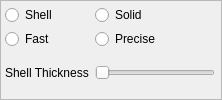
<widget class="QFrame" name="panelRenderControls" native="true">
 <property name="sizePolicy"><sizepolicy hsizetype="Preferred" vsizetype="Fixed"><horstretch>0</horstretch><verstretch>0</verstretch></sizepolicy></property>
 <property name="frameShape"><enum>QFrame::Shape::StyledPanel</enum></property>
 <layout class="QGridLayout" name="gridRenderControls">
 <property name="leftMargin"><number>4</number></property>
 <property name="topMargin"><number>2</number></property>
 <property name="rightMargin"><number>6</number></property>
 <property name="bottomMargin"><number>2</number></property>
 <property name="horizontalSpacing"><number>6</number></property>
 <property name="verticalSpacing"><number>2</number></property>
<item row="0" column="0"><widget class="QRadioButton" name="radioShell"><property name="text"><string>Shell</string></property><property name="sizePolicy"><sizepolicy hsizetype="Preferred" vsizetype="Fixed"><horstretch>1</horstretch><verstretch>0</verstretch></sizepolicy></property></widget></item><item row="0" column="1"><widget class="QRadioButton" name="radioSolid"><property name="text"><string>Solid</string></property><property name="sizePolicy"><sizepolicy hsizetype="Preferred" vsizetype="Fixed"><horstretch>1</horstretch><verstretch>0</verstretch></sizepolicy></property></widget></item><item row="1" column="0"><widget class="QRadioButton" name="radioMarcherFast"><property name="text"><string>Fast</string></property><property name="sizePolicy"><sizepolicy hsizetype="Preferred" vsizetype="Fixed"><horstretch>1</horstretch><verstretch>0</verstretch></sizepolicy></property></widget></item><item row="1" column="1"><widget class="QRadioButton" name="radioMarcherPrecise"><property name="text"><string>Precise</string></property><property name="sizePolicy"><sizepolicy hsizetype="Preferred" vsizetype="Fixed"><horstretch>1</horstretch><verstretch>0</verstretch></sizepolicy></property></widget></item><item row="2" column="0"><widget class="QLabel" name="lblShellThickness"><property name="text"><string>Shell Thickness</string></property></widget></item><item row="2" column="1"><widget class="QSlider" name="shellThicknessSlider"><property name="sizePolicy"><sizepolicy hsizetype="Expanding" vsizetype="Fixed"><horstretch>1</horstretch><verstretch>0</verstretch></sizepolicy></property><property name="minimumSize"><size><width>120</width><height>40</height></size></property><property name="orientation"><enum>Qt::Orientation::Horizontal</enum></property></widget></item></layout></widget>
